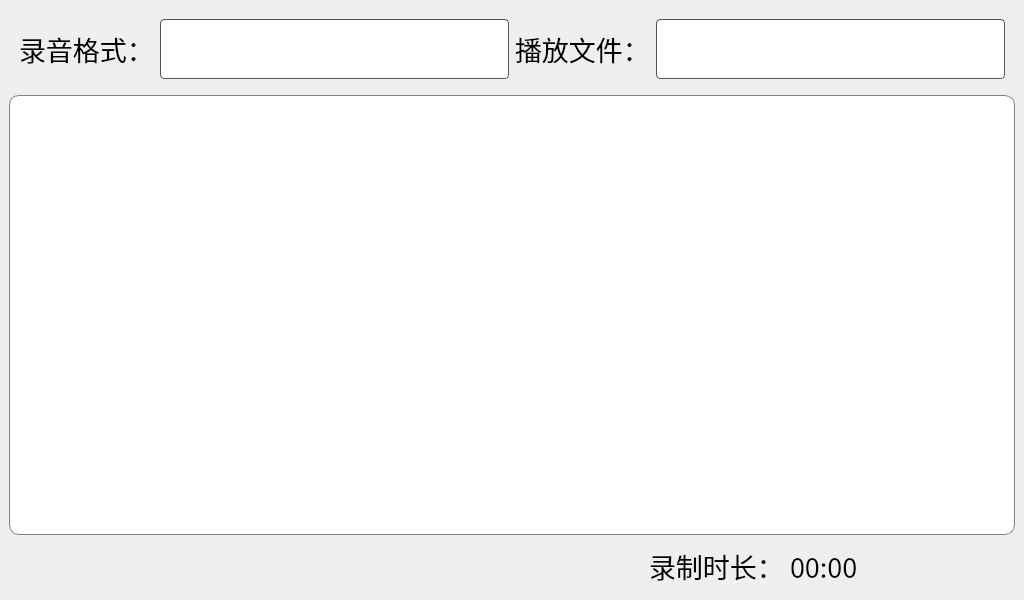
<?xml version="1.0" encoding="UTF-8"?>
<ui version="4.0">
 <class>MainWindow</class>
 <widget class="QMainWindow" name="MainWindow">
  <property name="geometry">
   <rect>
    <x>0</x>
    <y>0</y>
    <width>1024</width>
    <height>600</height>
   </rect>
  </property>
  <property name="windowTitle">
   <string>MainWindow</string>
  </property>
  <property name="styleSheet">
   <string notr="true"/>
  </property>
  <widget class="QWidget" name="centralwidget">
   <layout class="QVBoxLayout" name="verticalLayout">
    <item>
     <layout class="QGridLayout" name="gridLayout">
      <property name="leftMargin">
       <number>10</number>
      </property>
      <property name="topMargin">
       <number>10</number>
      </property>
      <property name="rightMargin">
       <number>10</number>
      </property>
      <property name="bottomMargin">
       <number>10</number>
      </property>
      <item row="1" column="0">
       <widget class="QLabel" name="label">
        <property name="sizePolicy">
         <sizepolicy hsizetype="Fixed" vsizetype="Preferred">
          <horstretch>0</horstretch>
          <verstretch>0</verstretch>
         </sizepolicy>
        </property>
        <property name="minimumSize">
         <size>
          <width>0</width>
          <height>60</height>
         </size>
        </property>
        <property name="font">
         <font>
          <family>Noto Sans CJK SC</family>
          <pointsize>20</pointsize>
         </font>
        </property>
        <property name="text">
         <string>录音格式：</string>
        </property>
       </widget>
      </item>
      <item row="1" column="1">
       <widget class="QComboBox" name="input">
        <property name="sizePolicy">
         <sizepolicy hsizetype="Expanding" vsizetype="Fixed">
          <horstretch>0</horstretch>
          <verstretch>0</verstretch>
         </sizepolicy>
        </property>
        <property name="minimumSize">
         <size>
          <width>0</width>
          <height>60</height>
         </size>
        </property>
        <property name="font">
         <font>
          <family>Noto Sans CJK SC</family>
          <pointsize>20</pointsize>
         </font>
        </property>
        <property name="styleSheet">
         <string notr="true">QComboBox {
    border: 2px solid #f3f3f3;
    border-radius: 4px;
    padding: 1px 2px 1px 2px;  
	text-align:bottom;

	border-style:solid;
	border-width:0.5px;
	border-color: rgb(85,85,85);


	padding-left: 5px;
}
QComboBox::on {
  border-style:solid;
  border-width:0.5px;
  border-color: rgb(6,106,225);
}

QComboBox::drop-down {
    subcontrol-origin: padding;
    subcontrol-position: top right;
    width: 50px;

    border-top-right-radius: 3px;
    border-bottom-right-radius: 3px;
}

QComboBox::down-arrow {
  image: url(:/icon/icon/down_list.png);
  width: 20px;
  height: 30px;
  left: 15px;
}

QComboBox::down-arrow:on {
  image: url(:/icon/icon/down_list_clicked.png);
  width: 20px;
  height: 30px;
  left: 15px;
}


QComboBox QAbstractItemView {
    border: 2px solid #f3f3f3;
	background-color: rgba(255, 255, 255, 1);
    border-radius: 3px;
    padding: 1px 2px 1px 2px;   
}

QComboBox QAbstractItemView::item {
	border-radius: 3px;
	font-family : Noto Sans S Chinese Regular;
	font-size:13px;
    min-height: 32px;   
	background-color: rgb(255, 255, 255);
}

QComboBox QAbstractItemView::item:hover {
    color: #FFFFF0;
	background-color: rgb(98, 0, 255);
}
QComboBox QAbstractItemView::item:selected {
    color: #FFFFF0;
	background-color: rgb(0, 85, 200);
}
</string>
        </property>
       </widget>
      </item>
      <item row="1" column="2">
       <widget class="QLabel" name="label_5">
        <property name="sizePolicy">
         <sizepolicy hsizetype="Fixed" vsizetype="Preferred">
          <horstretch>0</horstretch>
          <verstretch>0</verstretch>
         </sizepolicy>
        </property>
        <property name="minimumSize">
         <size>
          <width>0</width>
          <height>60</height>
         </size>
        </property>
        <property name="font">
         <font>
          <family>Noto Sans CJK SC</family>
          <pointsize>20</pointsize>
         </font>
        </property>
        <property name="text">
         <string>播放文件：</string>
        </property>
       </widget>
      </item>
      <item row="1" column="3">
       <widget class="QComboBox" name="playfile">
        <property name="sizePolicy">
         <sizepolicy hsizetype="Expanding" vsizetype="Fixed">
          <horstretch>0</horstretch>
          <verstretch>0</verstretch>
         </sizepolicy>
        </property>
        <property name="minimumSize">
         <size>
          <width>0</width>
          <height>60</height>
         </size>
        </property>
        <property name="font">
         <font>
          <family>Noto Sans CJK SC</family>
          <pointsize>20</pointsize>
         </font>
        </property>
        <property name="styleSheet">
         <string notr="true">QComboBox {
    border: 2px solid #f3f3f3;
    border-radius: 4px;
    padding: 1px 2px 1px 2px;  
	text-align:bottom;

	border-style:solid;
	border-width:0.5px;
	border-color: rgb(85,85,85);


	padding-left: 5px;
}
QComboBox::on {
  border-style:solid;
  border-width:0.5px;
  border-color: rgb(6,106,225);
}

QComboBox::drop-down {
    subcontrol-origin: padding;
    subcontrol-position: top right;
    width: 50px;

    border-top-right-radius: 3px;
    border-bottom-right-radius: 3px;
}

QComboBox::down-arrow {
  image: url(:/icon/icon/down_list.png);
  width: 20px;
  height: 30px;
  left: 15px;
}

QComboBox::down-arrow:on {
  image: url(:/icon/icon/down_list_clicked.png);
  width: 20px;
  height: 30px;
  left: 15px;
}


QComboBox QAbstractItemView {
    border: 2px solid #f3f3f3;
	background-color: rgba(255, 255, 255, 1);
    border-radius: 3px;
    padding: 1px 2px 1px 2px;   
}

QComboBox QAbstractItemView::item {
	border-radius: 3px;
	font-family : Noto Sans S Chinese Regular;
	font-size:13px;
    min-height: 32px;   
	background-color: rgb(255, 255, 255);
}

QComboBox QAbstractItemView::item:hover {
    color: #FFFFF0;
	background-color: rgb(98, 0, 255);
}
QComboBox QAbstractItemView::item:selected {
    color: #FFFFF0;
	background-color: rgb(0, 85, 200);
}
</string>
        </property>
       </widget>
      </item>
     </layout>
    </item>
    <item>
     <widget class="QTextEdit" name="textEdit">
      <property name="font">
       <font>
        <family>Noto Sans CJK SC</family>
        <pointsize>20</pointsize>
       </font>
      </property>
      <property name="styleSheet">
       <string notr="true">background-color: rgb(255, 255, 255);
color: rgb(0, 0, 0);
border: 1px solid gray;
border-radius: 10px;
padding: 2px;</string>
      </property>
     </widget>
    </item>
    <item>
     <layout class="QHBoxLayout" name="horizontalLayout_3">
      <item>
       <spacer name="horizontalSpacer">
        <property name="orientation">
         <enum>Qt::Horizontal</enum>
        </property>
        <property name="sizeType">
         <enum>QSizePolicy::Preferred</enum>
        </property>
        <property name="sizeHint" stdset="0">
         <size>
          <width>80</width>
          <height>20</height>
         </size>
        </property>
       </spacer>
      </item>
      <item>
       <widget class="QPushButton" name="deletebt">
        <property name="minimumSize">
         <size>
          <width>50</width>
          <height>50</height>
         </size>
        </property>
        <property name="font">
         <font>
          <family>Noto Sans CJK SC</family>
         </font>
        </property>
        <property name="styleSheet">
         <string notr="true">border: none; 
outline: none;</string>
        </property>
        <property name="text">
         <string/>
        </property>
       </widget>
      </item>
      <item>
       <spacer name="horizontalSpacer_4">
        <property name="orientation">
         <enum>Qt::Horizontal</enum>
        </property>
        <property name="sizeType">
         <enum>QSizePolicy::Preferred</enum>
        </property>
        <property name="sizeHint" stdset="0">
         <size>
          <width>50</width>
          <height>20</height>
         </size>
        </property>
       </spacer>
      </item>
      <item>
       <widget class="QPushButton" name="play_pausebt">
        <property name="sizePolicy">
         <sizepolicy hsizetype="Fixed" vsizetype="Fixed">
          <horstretch>0</horstretch>
          <verstretch>0</verstretch>
         </sizepolicy>
        </property>
        <property name="minimumSize">
         <size>
          <width>50</width>
          <height>50</height>
         </size>
        </property>
        <property name="font">
         <font>
          <family>Noto Sans CJK SC</family>
         </font>
        </property>
        <property name="styleSheet">
         <string notr="true">border: none; 
outline: none;</string>
        </property>
        <property name="text">
         <string/>
        </property>
       </widget>
      </item>
      <item>
       <widget class="QLabel" name="label_6">
        <property name="text">
         <string/>
        </property>
       </widget>
      </item>
      <item>
       <widget class="QPushButton" name="playmedia">
        <property name="sizePolicy">
         <sizepolicy hsizetype="Fixed" vsizetype="Fixed">
          <horstretch>0</horstretch>
          <verstretch>0</verstretch>
         </sizepolicy>
        </property>
        <property name="minimumSize">
         <size>
          <width>50</width>
          <height>50</height>
         </size>
        </property>
        <property name="font">
         <font>
          <family>Noto Sans CJK SC</family>
         </font>
        </property>
        <property name="styleSheet">
         <string notr="true">border: none; 
outline: none;</string>
        </property>
        <property name="text">
         <string/>
        </property>
       </widget>
      </item>
      <item>
       <spacer name="horizontalSpacer_3">
        <property name="orientation">
         <enum>Qt::Horizontal</enum>
        </property>
        <property name="sizeHint" stdset="0">
         <size>
          <width>40</width>
          <height>20</height>
         </size>
        </property>
       </spacer>
      </item>
      <item>
       <layout class="QHBoxLayout" name="horizontalLayout_4">
        <item alignment="Qt::AlignRight">
         <widget class="QLabel" name="label_4">
          <property name="font">
           <font>
            <family>Noto Sans CJK SC</family>
            <pointsize>20</pointsize>
           </font>
          </property>
          <property name="text">
           <string>录制时长：</string>
          </property>
         </widget>
        </item>
        <item alignment="Qt::AlignLeft">
         <widget class="QLabel" name="time">
          <property name="font">
           <font>
            <family>Noto Sans CJK SC</family>
            <pointsize>20</pointsize>
           </font>
          </property>
          <property name="text">
           <string>00:00</string>
          </property>
         </widget>
        </item>
        <item>
         <spacer name="horizontalSpacer_2">
          <property name="orientation">
           <enum>Qt::Horizontal</enum>
          </property>
          <property name="sizeHint" stdset="0">
           <size>
            <width>40</width>
            <height>20</height>
           </size>
          </property>
         </spacer>
        </item>
       </layout>
      </item>
      <item>
       <widget class="QPushButton" name="exit">
        <property name="styleSheet">
         <string notr="true">border: none; 
outline: none;</string>
        </property>
        <property name="text">
         <string/>
        </property>
       </widget>
      </item>
     </layout>
    </item>
   </layout>
  </widget>
 </widget>
 <resources/>
 <connections/>
</ui>
